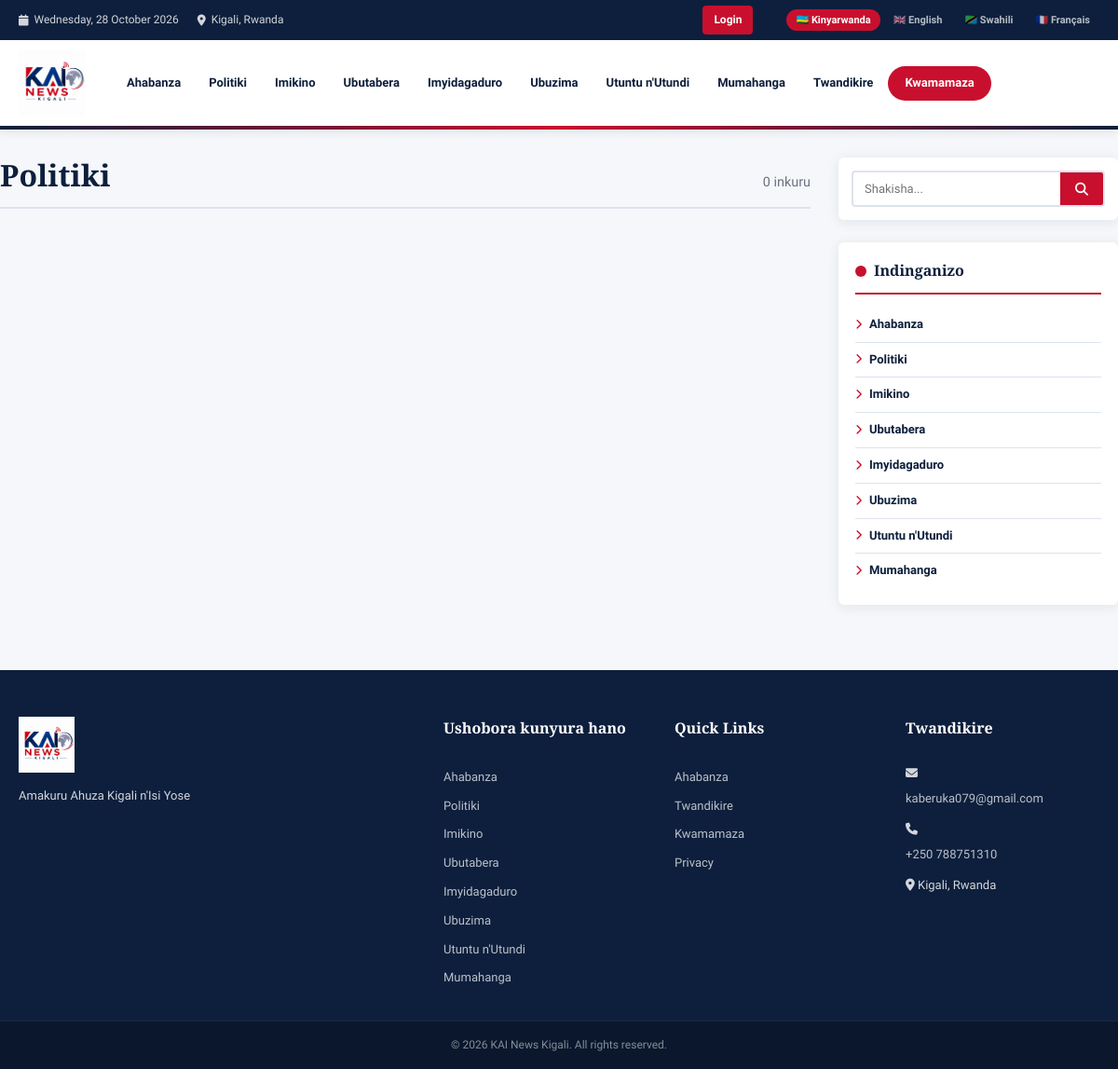
Screenshot of /category.php?slug=politiki&lang=rw with the database file from the repository.
### tables this page shows
CREATE TABLE `categories` (
  `id` INT AUTO_INCREMENT PRIMARY KEY,
  `slug` VARCHAR(100) NOT NULL UNIQUE,
  `name_rw` VARCHAR(200) NOT NULL,
  `name_en` VARCHAR(200) NOT NULL,
  `name_sw` VARCHAR(200) NOT NULL,
  `name_fr` VARCHAR(200) NOT NULL,
  `sort_order` INT DEFAULT 0
);

### includes/config.php (called while the page is built, shortened)
<?php
function db() {
    static $conn = null;
    if ($conn === null) {
        $conn = new mysqli(DB_HOST, DB_USER, DB_PASS, DB_NAME);
        $conn->set_charset('utf8mb4');
    }
    return $conn;
}
function e($s) { return htmlspecialchars($s ?? '', ENT_QUOTES, 'UTF-8'); }
function getSetting($key) {
    $db = db();
    $stmt = $db->prepare("SELECT value FROM settings WHERE key_name=?");
    $stmt->bind_param("s", $key);
    $stmt->execute();
    $result = $stmt->get_result()->fetch_assoc();
    return $result ? $result['value'] : '';
}
function getCategories() {
    return db()->query("SELECT * FROM categories ORDER BY sort_order")->fetch_all(MYSQLI_ASSOC);
}
function getLang() {
    $lang = $_GET['lang'] ?? $_SESSION['lang'] ?? 'rw';
    return in_array($lang, ['rw','en','sw','fr']) ? $lang : 'rw';
}
function languageTitleField($alias = 'n') {
    global $LANG;
    return $alias . '.title_' . $LANG;
}
function languageContentFilter($alias = 'n') {
    $field = languageTitleField($alias);
    return "COALESCE($field, '') <> ''";
}
$LANG = getLang();
$LABELS = [
    'rw' => [
        'home' => 'Ahabanza', 'latest' => 'Amakuru Mashya', 'read_more' => 'Soma Byinshi',
        'search' => 'Shakisha', 'share' => 'Sangira', 'advertise' => 'Kwamamaza',
        'contact' => 'Twandikire', 'views' => 'Ibyasomwe', 'by' => 'Na', 'written_by' => 'Byanditswe na',
        'related' => 'Amakuru Afitanye Isano', 'gallery' => 'Amafoto',
        'breaking' => 'IBYIHUTIRWA',
    ],
    'en' => [
        'home' => 'Home', 'latest' => 'Latest News', 'read_more' => 'Read More',
        'search' => 'Search', 'share' => 'Share', 'advertise' => 'Advertise',
        'contact' => 'Contact Us', 'views' => 'Views', 'by' => 'By', 'written_by' => 'Written by',
        'related' => 'Related News', 'gallery' => 'Photo Gallery',
        'breaking' => 'BREAKING',
    ],
    'sw' => [
        'home' => 'Nyumbani', 'latest' => 'Habari za Hivi Karibuni', 'read_more' => 'Soma Zaidi',
        'search' => 'Tafuta', 'share' => 'Shiriki', 'advertise' => 'Tangaza',
        'contact' => 'Wasiliana Nasi', 'views' => 'Maoni', 'by' => 'Na', 'written_by' => 'Kaliandikwa na',
        'related' => 'Habari Zinazohusiana', 'gallery' => 'Picha',
        'breaking' => 'HABARI ZA HARAKA',
    ],
    'fr' => [
        'home' => 'Accueil', 'latest' => 'Dernières nouvelles', 'read_more' => 'Lire la suite',
        'search' => 'Rechercher', 'share' => 'Partager', 'advertise' => 'Publicité',
        'contact' => 'Contactez-nous', 'views' => 'Vues', 'by' => 'Par', 'written_by' => 'Écrit par',
        'related' => 'Actualités connexes', 'gallery' => 'Galerie',
        'breaking' => 'ALERTE',
    ],
];
function L($key) {
    global $LABELS, $LANG;
    return $LABELS[$LANG][$key] ?? $LABELS['rw'][$key] ?? $key;
}
?>

### category.php (the view, shortened to what this page needs)
<?php
require_once 'includes/config.php';
$slug = trim($_GET['slug'] ?? '');
$stmt = db()->prepare('SELECT * FROM categories WHERE slug = ?');
$stmt->bind_param('s', $slug);
$stmt->execute();
$cat = $stmt->get_result()->fetch_assoc();
$cat_id = $cat['id'];
$total = db()->query("SELECT COUNT(*) as n FROM news n WHERE n.status='published' AND " . languageContentFilter('n') . " AND n.category_id=$cat_id")->fetch_assoc()['n'];
?>
<!DOCTYPE html>
<html lang="<?= $LANG ?>">
<head>
<link rel="stylesheet" href="assets/css/style.css">
<link rel="stylesheet" href="https://cdnjs.cloudflare.com/ajax/libs/font-awesome/6.5.0/css/all.min.css">
</head>
<body>
<?php include 'includes/header.php'; ?>
<div class="container article-layout">
  <main class="article-main">
    <div class="cat-page-header">
      <h1><?= e($cat['name_'.$LANG]) ?></h1>
      <span><?= $total ?> <?= $LANG==='en'?'articles':'inkuru' ?></span>
    </div>
  </main>
  <aside class="sidebar">
    <div class="widget search-widget">
      <form action="search.php" method="GET">
        <div class="search-box">
          <input type="text" name="q" placeholder="<?= L('search') ?>...">
          <button type="submit"><i class="fa fa-search"></i></button>
        </div>
      </form>
    </div>
    <div class="widget">
      <div class="widget-title"><?= $LANG==='en'?'Categories':'Indinganizo' ?></div>
      <?php foreach (getCategories() as $c): ?>
      <a href="category.php?slug=<?= urlencode($c['slug']) ?>&lang=<?= $LANG ?>" class="cat-link <?= $c['id']===$cat_id?'active':'' ?>">
        <i class="fa fa-chevron-right"></i> <?= e($c['name_'.$LANG]) ?>
      </a>
      <?php endforeach; ?>
    </div>
  </aside>
</div>
<?php include 'includes/footer.php'; ?>
</body>
</html>

### includes/header.php (shortened to what this page needs)
<?php
$categories = getCategories();
$current_url = (isset($_SERVER['HTTPS']) ? 'https' : 'http') . '://' . $_SERVER['HTTP_HOST'] . $_SERVER['REQUEST_URI'];
?>
<header class="site-header">
  <div class="top-bar">
    <div class="container top-bar-inner">
      <div class="top-bar-left">
        <span><i class="fa fa-calendar"></i> <?= date('l, d F Y') ?></span>
        <span><i class="fa fa-map-marker-alt"></i> Kigali, Rwanda</span>
      </div>
      <div class="top-bar-right">
        <div class="header-actions">
          <?php if (isset($_SESSION['admin_id'])): ?>
            <a href="admin/dashboard.php" class="btn btn-primary">Dashboard</a>
            <a href="admin/logout.php" class="btn btn-outline">Logout</a>
          <?php else: ?>
            <a href="admin/login.php" class="btn btn-primary">Login</a>
          <?php endif; ?>
        </div>
        <div class="lang-switcher">
          <?php
          $langs = ['rw'=>'🇷🇼 Kinyarwanda','en'=>'🇬🇧 English','sw'=>'🇹🇿 Swahili','fr'=>'🇫🇷 Français'];
          foreach ($langs as $code => $label):
            $active = ($LANG === $code) ? 'active' : '';
            $url    = strtok($current_url, '?');
            $params = $_GET;
            $params['lang'] = $code;
            $query  = http_build_query($params);
          ?>
          <a href="<?= $url ?>?<?= $query ?>" class="lang-btn <?= $active ?>"><?= $label ?></a>
          <?php endforeach; ?>
        </div>
      </div>
    </div>
  </div>
  <div class="header-main">
    <div class="container header-inner" style="position:relative;">
      <a href="index.php?lang=<?= $LANG ?>" class="site-logo">
        <img src="assets/images/logo.png" alt="KAI News Kigali">
      </a>
      <nav class="main-nav" id="mainNav">
        <a href="index.php?lang=<?= $LANG ?>" class="nav-link"><?= L('home') ?></a>
        <?php foreach ($categories as $category): ?>
          <?php if ($category['slug'] === 'ahabanza') continue; ?>
        <a href="category.php?slug=<?= urlencode($category['slug']) ?>&lang=<?= $LANG ?>" class="nav-link">
          <?= e($category['name_'.$LANG]) ?>
        </a>
        <?php endforeach; ?>
        <a href="contact.php?lang=<?= $LANG ?>" class="nav-link"><?= L('contact') ?></a>
        <a href="advertise.php?lang=<?= $LANG ?>" class="nav-link nav-advertise"><?= L('advertise') ?></a>
      </nav>
    </div>
  </div>
  <div class="brand-accent-bar"></div>
</header>

### includes/footer.php (shortened to what this page needs)
<footer class="site-footer">
  <div class="footer-top">
    <div class="container footer-grid">
      <div class="footer-col">
        <img src="assets/images/logo.png" alt="KAI News Kigali" class="footer-logo">
        <p><?= e(getSetting('site_tagline') ?: 'Amakuru Ahuza Kigali n\'Isi Yose') ?></p>
      </div>
      <div class="footer-col">
        <h4><?= $LANG==='en'?'Categories':($LANG==='fr'?'Catégories':($LANG==='sw'?'Makundi':'Ushobora kunyura hano')) ?></h4>
        <?php foreach (getCategories() as $category): ?>
        <a href="category.php?slug=<?= urlencode($category['slug']) ?>&lang=<?= $LANG ?>"><?= e($category['name_'.$LANG]) ?></a>
        <?php endforeach; ?>
      </div>
      <div class="footer-col">
        <h4><?= $LANG==='en'?'Quick Links':($LANG==='fr'?'Liens rapides':($LANG==='sw'?'Viungo vya Haraka':'Quick Links')) ?></h4>
        <a href="index.php?lang=<?= $LANG ?>"><?= L('home') ?></a>
        <a href="contact.php?lang=<?= $LANG ?>"><?= L('contact') ?></a>
        <a href="advertise.php?lang=<?= $LANG ?>"><?= L('advertise') ?></a>
        <a href="privacy.php?lang=<?= $LANG ?>"><?= $LANG==='en'?'Privacy Policy':($LANG==='fr'?'Politique de confidentialité':'Privacy') ?></a>
      </div>
      <div class="footer-col">
        <?php $siteEmail = getSetting('site_email') ?: 'kaberuka079@gmail.com'; ?>
         <?php $sitePhone = getSetting('site_phone') ?: '+250 788751310'; ?>
        <?php $siteAddress = getSetting('site_address') ?: 'Kigali, Rwanda'; ?>
        <h4><?= $LANG==='en'?'Contact Us':($LANG==='fr'?'Contactez-nous':'Twandikire') ?></h4>
        <p><i class="fa fa-envelope"></i> <a href="mailto:<?= e($siteEmail) ?>"><?= e($siteEmail) ?></a></p>
        <p><i class="fa fa-phone"></i> <a href="tel:<?= e($sitePhone) ?>"><?= e($sitePhone) ?></a></p>
        <p><i class="fa fa-map-marker-alt"></i> <?= e($siteAddress) ?></p>
      </div>
    </div>
  </div>
  <div class="footer-bottom">
    <div class="container">
      <p>&copy; <?= date('Y') ?> KAI News Kigali. <?= $LANG==='en'?'All rights reserved.':($LANG==='fr'?'Tous droits réservés.':($LANG==='sw'?'Haki zote zimehifadhiwa.':'All rights reserved.')) ?></p>
    </div>
  </div>
</footer>

### rows the page displays
categories: name_rw "Politiki"
categories: name_rw "Imikino"
categories: name_rw "Ubutabera"
categories: name_rw "Imyidagaduro"
categories: name_rw "Ubuzima"
categories: name_rw "Utuntu n'Utundi"
categories: name_rw "Mumahanga"
categories: name_rw "Ahabanza"

### other values shown
$label "🇷🇼 Kinyarwanda"
$label "🇬🇧 English"
$label "🇹🇿 Swahili"
$label "🇫🇷 Français"
L('home') "Ahabanza"
L('contact') "Twandikire"
L('advertise') "Kwamamaza"
$total "0"
getSetting('site_tagline') ?: 'Amakuru Ahuza Kigali n\'Isi Yose' "Amakuru Ahuza Kigali n'Isi Yose"
$siteEmail "kaberuka079@gmail.com"
$sitePhone "+250 788751310"
$siteAddress "Kigali, Rwanda"
